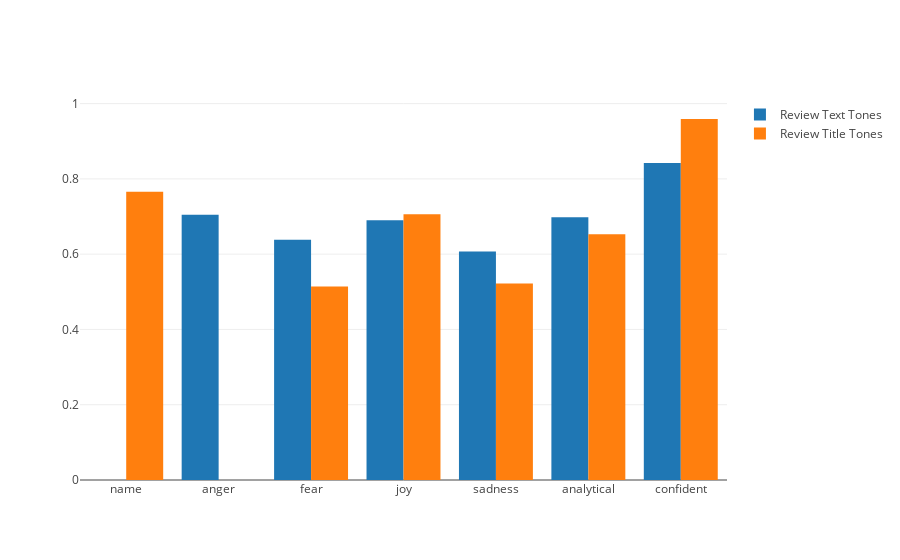

The cell this chart's notebook holds for it:
### Code cell
# test '40 Berkeley Hostel'
get_hotel_tone('40 Berkeley Hostel')

### Figure 1 — Plotly figure (JSON) as saved in the notebook; plotly's stock layout.template omitted (floating-point values rounded to 4 significant figures)
{"data": [{"name": "Review Text Tones", "type": "bar", "uid": "ed2bbd21-6cb1-4549-b95d-96136ce00cb9", "x": ["name", "anger", "fear", "joy", "sadness", "analytical", "confident"], "y": ["40 Berkeley Hostel", 0.7046, 0.6385, 0.69, 0.607, 0.6978, 0.8422]}, {"name": "Review Title Tones", "type": "bar", "uid": "2991bf50-c815-4abc-a81b-b913ac8d3270", "x": ["name", "anger", "fear", "joy", "sadness", "analytical", "confident"], "y": [0.7659, 0, 0.5138, 0.7064, 0.5222, 0.6529, 0.9591, 0.7165]}], "layout": {"barmode": "group"}}
